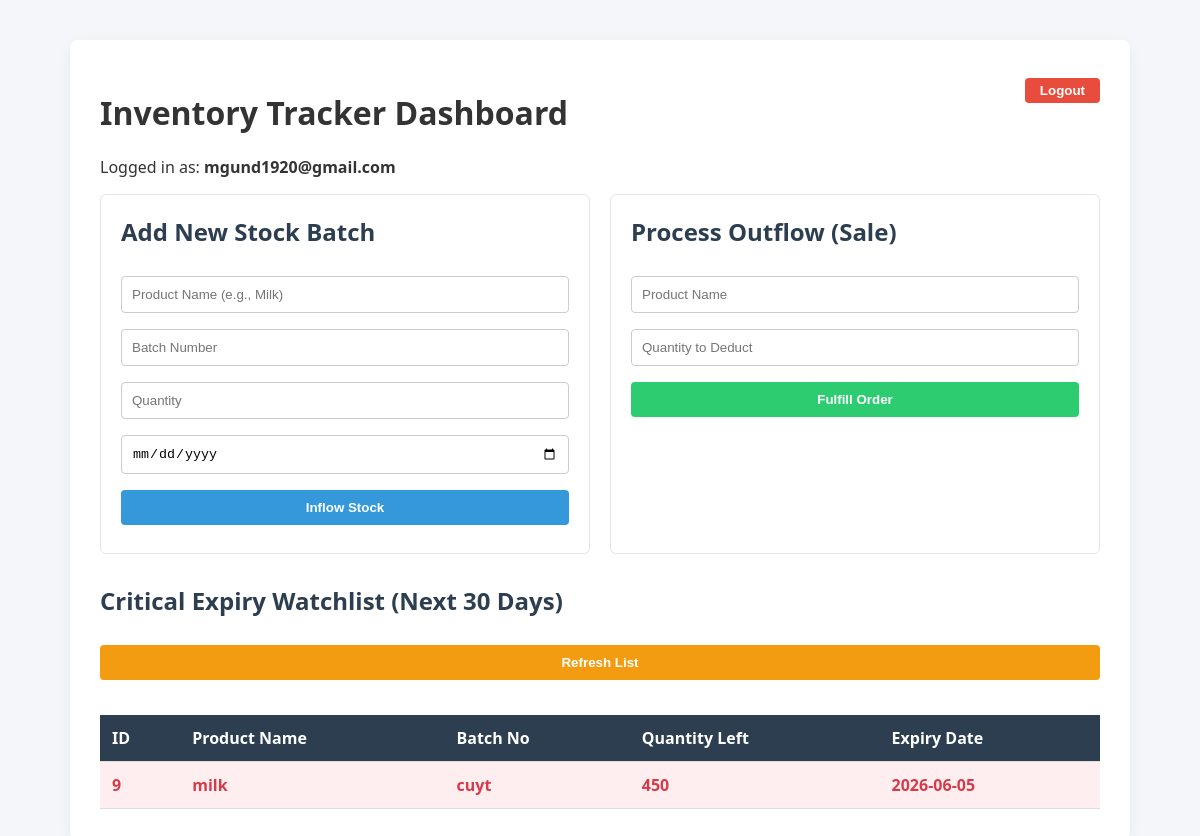
/get_expiring_stock (signed in), run on an earlier commit of the app's database.
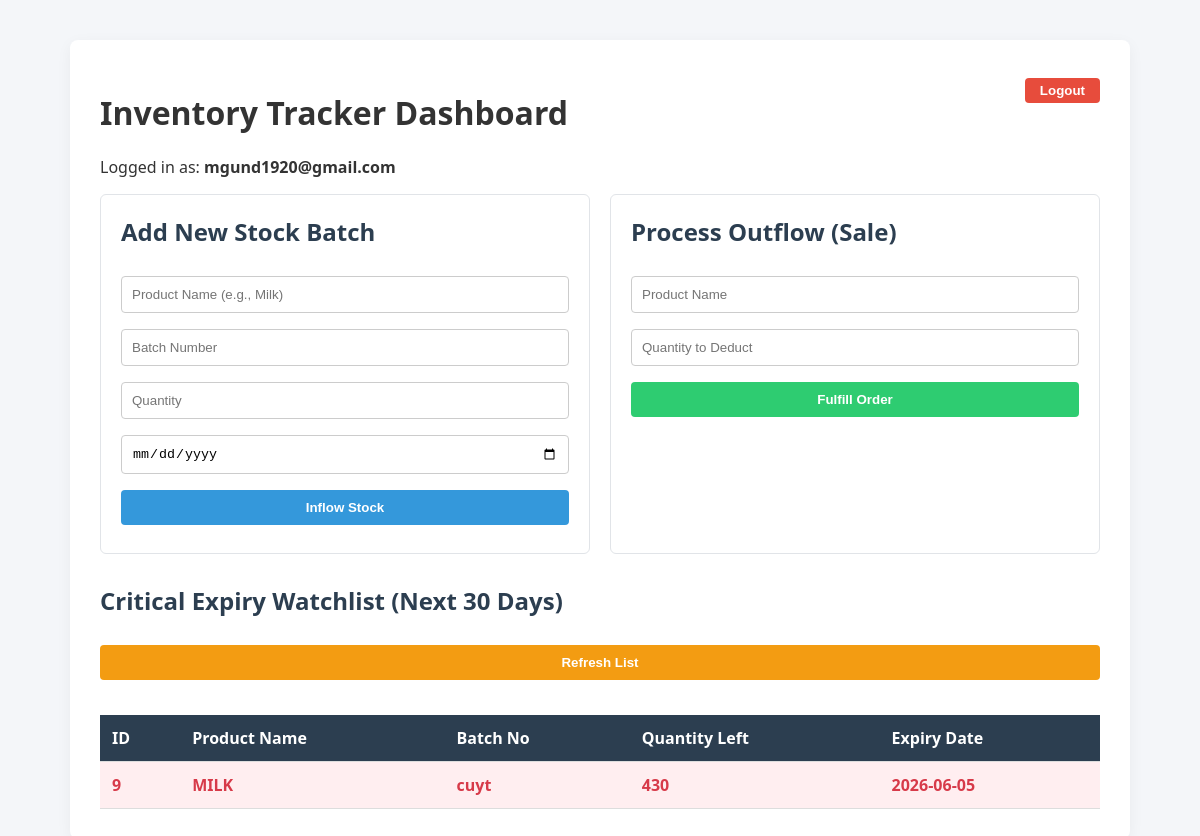
And on a later commit of the database.
### tables this page shows
CREATE TABLE inventory (
            id INTEGER PRIMARY KEY AUTOINCREMENT,
            user_email TEXT,
            product_name TEXT NOT NULL,
            batch_no TEXT NOT NULL,
            quantity INTEGER NOT NULL,
            expiry_date TEXT NOT NULL,
            FOREIGN KEY (user_email) REFERENCES user(email)
        );

### app.py (the view)
@app.route('/get_expiring_stock')
def get_expiring_stock_route():
    if not session.get('email'):
        return render_template('landing_page.html')
    email = session.get('email')
    expiring_items = get_expiring_stocks(email=email)
    return render_template('dashboard.html', expiring_items=expiring_items)

### auth.py (called while the page is built)
def get_expiring_stocks(email=None):
    try:
        today_date = datetime.date.today()
        thirty_days_later = today_date + datetime.timedelta(days=30)
        max_date_str = thirty_days_later.strftime('%Y-%m-%d')
        conn = sqlite3.connect('database.db')
        cursor = conn.cursor()
        cursor.execute(
            "SELECT * FROM inventory WHERE user_email=? AND expiry_date <= ? ORDER BY expiry_date ASC",
            (email, max_date_str)
        )
        stocks = cursor.fetchall()
        conn.close()
        return stocks
    except Exception as e:
        conn.close()
        print(f"Error in get_expiring_stocks: {e}")
        return None

### templates/dashboard.html (shortened to what this page needs)
<!DOCTYPE html>
<html lang="en">
<head>
</head>
<body>
<div class="container">
    <a href="/logout"><button class="logout-btn">Logout</button></a>
    <h1>Inventory Tracker Dashboard</h1>
    <p>Logged in as: <strong>{{ session['email'] }}</strong></p>
    <div class="flex-grid">
        <div class="card">
            <h2>Add New Stock Batch</h2>
            <form action="/add_batch" method="POST">
                <input type="text" name="product_name" placeholder="Product Name (e.g., Milk)" required>
                <input type="text" name="batch_no" placeholder="Batch Number" required>
                <input type="number" name="quantity" placeholder="Quantity" min="1" required>
                <input type="date" name="expiry_date" required>
                <button type="submit">Inflow Stock</button>
            </form>
        </div>
        <div class="card">
            <h2>Process Outflow (Sale)</h2>
            <form action="/sell_product" method="POST">
                <input type="text" name="product_name" placeholder="Product Name" required>
                <input type="number" name="quantity" placeholder="Quantity to Deduct" min="1" required>
                <button type="submit" style="background-color: #2ecc71;">Fulfill Order</button>
            </form>
        </div>
    </div>
    <h2>Critical Expiry Watchlist (Next 30 Days)</h2>
    <button onclick="window.location.href='/get_expiring_stock'" style="background-color: #f39c12; margin-bottom: 15px;">Refresh List</button>
    <table>
        <thead>
            <tr>
                <th>ID</th>
                <th>Product Name</th>
                <th>Batch No</th>
                <th>Quantity Left</th>
                <th>Expiry Date</th>
            </tr>
        </thead>
        <tbody>
            {% for item in expiring_items %}
            <tr class="alert-row">
                <td>{{ item[0] }}</td>
                <td>{{ item[2] }}</td>
                <td>{{ item[3] }}</td>
                <td>{{ item[4] }}</td>
                <td>{{ item[5] }}</td>
            </tr>
            {% else %}
            <tr>
                <td colspan="5" style="text-align: center; color: #7f8c8d;">No items are expiring within the next 30 days. Safe!</td>
            </tr>
            {% endfor %}
        </tbody>
    </table>
</div>
</body>
</html>

### templates/dashboard.html (style rules this page uses)
body { font-family: 'Segoe UI', Tahoma, Geneva, Verdana, sans-serif; margin: 40px; background-color: #f4f6f9; color: #333; }
.container { max-width: 1000px; margin: auto; background: white; padding: 30px; border-radius: 8px; box-shadow: 0 4px 15px rgba(0,0,0,0.05); }
.flex-grid { display: flex; gap: 20px; margin-bottom: 30px; }
.card { flex: 1; background: #fff; padding: 20px; border: 1px solid #e1e4e8; border-radius: 6px; }
h2 { color: #2c3e50; margin-top: 0; }
input, button { width: 100%; padding: 10px; margin: 8px 0; box-sizing: border-box; border: 1px solid #ccc; border-radius: 4px; }
button { background-color: #3498db; color: white; border: none; font-weight: bold; cursor: pointer; }
table { width: 100%; border-collapse: collapse; margin-top: 20px; }
th, td { padding: 12px; text-align: left; border-bottom: 1px solid #ddd; }
th { background-color: #2c3e50; color: white; }
.alert-row { background-color: #ffeef0; color: #d73a49; font-weight: bold; }
.logout-btn { background-color: #e74c3c; width: auto; float: right; padding: 5px 15px; }

What changed in the data, as far as the page shows it:
changed inventory "cuyt": product_name "milk" → "MILK"; quantity "450" → "430"
